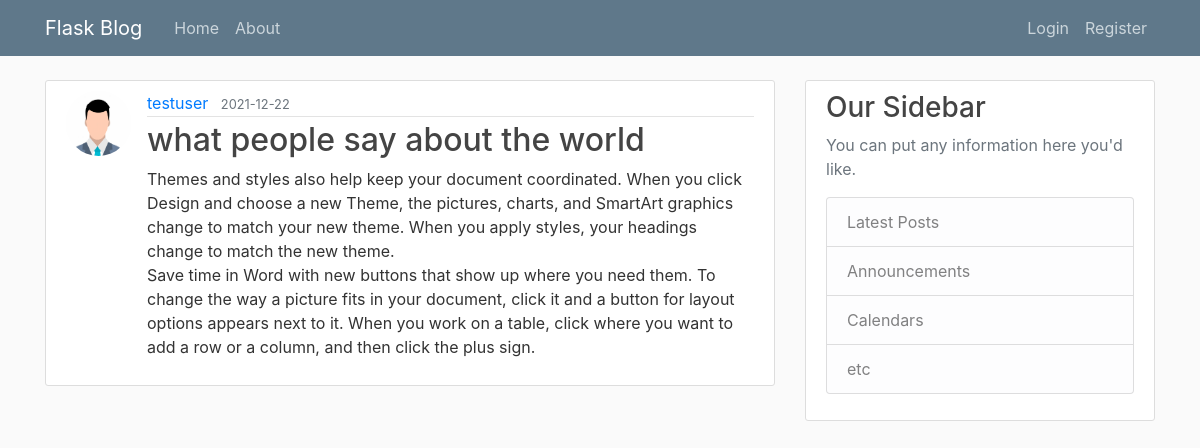
/post/6, run on the app's committed database.
### blog/models.py (models this page shows, shortened)
class User(db.Model, UserMixin):
    id = db.Column(db.Integer, primary_key=True)
    username = db.Column(db.String(20),
                         unique=True,
                         nullable=False)
    email = db.Column(db.String(120),
                      unique=True,
                      nullable=False)
    image_file = db.Column(db.String(20),
                           nullable=False,
                           default='default.jpg')
    password = db.Column(db.String(60),
                         nullable=False)
    posts = db.relationship('Post', backref='author', lazy=True)

class Post(db.Model):
    id = db.Column(db.Integer, primary_key=True)
    title = db.Column(db.String(100),
                      nullable=False)
    date = db.Column(db.DateTime, nullable=False, default=datetime.utcnow)
    content = db.Column(db.Text,
                        nullable=False)
    user_id = db.Column(db.Integer, db.ForeignKey('user.id'), nullable=False)

### blog/routes.py (the view)
@app.route("/post/<int:post_id>")
def post(post_id):
    post = Post.query.get_or_404(post_id)
    return render_template('post.html', title='post.title', post=post)

### blog/templates/post.html (shortened to what this page needs)
{% extends 'base.html' %}
{% block content %}
    <article class="media content-section">
        <img src="{{ url_for('static', filename='profile/'+ post.author.image_file) }}" class="rounded-circle article-img" alt="">
        <div class="media-body">
        <div class="article-metadata">
            <a class="mr-2" href="{{ url_for('user_posts', username=post.author.username) }}">{{ post.author.username }}</a>
            <small class="text-muted">{{ post.date.strftime('%Y-%m-%d') }}</small>
        </div>
        <h2 class="article-title">{{ post.title }}</h2>
        <p class="article-content">{{ post.content }}</p>
        </div>
    </article>
{% endblock %}

### blog/static/main.css (style rules this page uses)
body { background: #fafafa; color: #333333; margin-top: 5rem; }
h1, h2, h3, h4, h5, h6 { color: #444444; }
.content-section { background: #ffffff; padding: 10px 20px; border: 1px solid #dddddd; border-radius: 3px; margin-bottom: 20px; }
.article-title { color: #444444; }
.article-content { white-space: pre-line; }
.article-img { height: 65px; width: 65px; margin-right: 16px; }
.article-metadata { padding-bottom: 1px; margin-bottom: 4px; border-bottom: 1px solid #e3e3e3 }

### data on the page
User: image_file (placeholder picture), author.username "testuser"
Post: date "2021-12-22", title "what people say about the world", content "Themes and styles also help keep your document coordinated. When you click Design and choose a new Theme, the pictures, charts, and SmartArt graphics change to match your new theme. When you apply styles, your headings change to match the new theme. Save time in Word with new buttons that show up where you need them. To change the way a picture fits in your document, click it and a button for layout options appears next to it. When you work on a table, click where you want to add a row or a column, and then click the plus sign."
